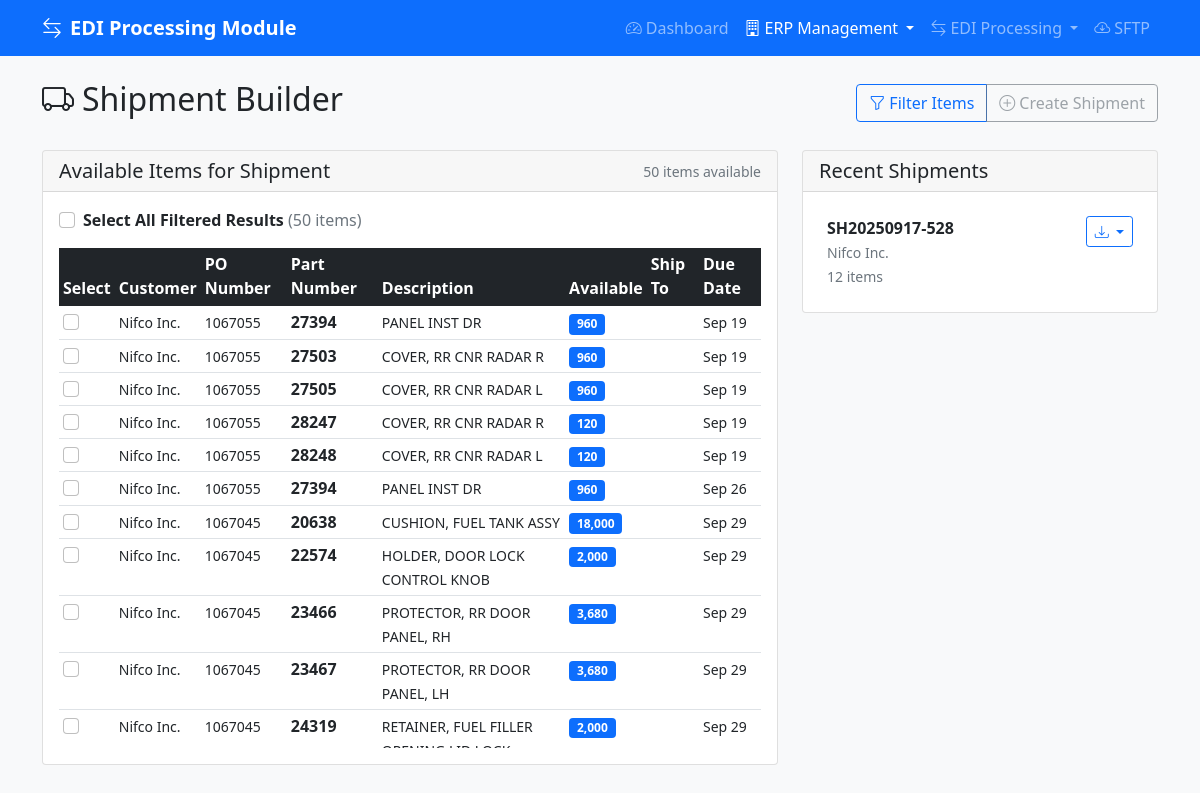
Page /src/public/index.php?page=build_shipment on the committed database.
### tables this page shows
CREATE TABLE `delivery_schedules` (
  `id` int NOT NULL AUTO_INCREMENT,
  `partner_id` int NOT NULL,
  `po_number` varchar(20) NOT NULL,
  `release_number` varchar(10) DEFAULT NULL,
  `po_line` varchar(30) NOT NULL,
  `line_number` int DEFAULT '1',
  `supplier_item` varchar(50) NOT NULL,
  `customer_item` varchar(50) DEFAULT NULL,
  `item_description` varchar(200) DEFAULT NULL,
  `quantity_ordered` int NOT NULL,
  `quantity_received` int DEFAULT '0',
  `quantity_shipped` int DEFAULT '0',
  `promised_date` date NOT NULL,
  `need_by_date` date NOT NULL,
  `ship_to_location_id` int DEFAULT NULL,
  `location_code` varchar(10) DEFAULT NULL,
  `ship_to_description` varchar(100) DEFAULT NULL,
  `uom` varchar(10) DEFAULT 'EACH',
  `unit_price` decimal(10,4) DEFAULT NULL,
  `organization` varchar(50) DEFAULT 'NIFCO',
  `supplier` varchar(100) DEFAULT 'GREENFIELD PRECISION PLASTICS LLC',
  `status` enum('active','shipped','received','cancelled','closed') DEFAULT 'active',
  `priority` enum('low','normal','high','urgent') DEFAULT 'normal',
  `notes` text,
  `edi_transaction_id` int DEFAULT NULL,
  `erp_po_id` int DEFAULT NULL,
  `created_at` timestamp NULL DEFAULT CURRENT_TIMESTAMP,
  `updated_at` timestamp NULL DEFAULT CURRENT_TIMESTAMP ON UPDATE CURRENT_TIMESTAMP,
  PRIMARY KEY (`id`),
  KEY `idx_po_number` (`po_number`),
  KEY `idx_partner_po` (`partner_id`,`po_number`),
  KEY `idx_supplier_item` (`supplier_item`),
  KEY `idx_promised_date` (`promised_date`),
  KEY `idx_status` (`status`),
  CONSTRAINT `delivery_schedules_ibfk_1` FOREIGN KEY (`partner_id`) REFERENCES `trading_partners` (`id`)
);

CREATE TABLE `trading_partners` (
  `id` int NOT NULL AUTO_INCREMENT,
  `partner_code` varchar(20) NOT NULL,
  `name` varchar(100) NOT NULL,
  `edi_id` varchar(15) NOT NULL,
  `edi_standard` enum('X12','EDIFACT','TRADACOMS','CUSTOM') DEFAULT 'X12',
  `edi_version` varchar(10) DEFAULT '004010',
  `date_format` varchar(20) DEFAULT 'MM/DD/YYYY',
  `po_number_format` varchar(50) DEFAULT 'NNNNNN-NNN',
  `default_organization` varchar(100) DEFAULT 'NIFCO',
  `default_supplier` varchar(100) DEFAULT 'GREENFIELD PRECISION PLASTICS LLC',
  `default_uom` varchar(10) DEFAULT 'EACH',
  `field_mappings` json DEFAULT NULL COMMENT 'Customer-specific field name mappings',
  `business_rules` json DEFAULT NULL COMMENT 'Customer-specific business rules and calculations',
  `communication_config` json DEFAULT NULL COMMENT 'SFTP, AS2, API connection details',
  `template_config` json DEFAULT NULL COMMENT 'Import/Export template configurations',
  `connection_type` enum('AS2','SFTP','FTP','VAN','API') DEFAULT 'SFTP',
  `status` enum('active','inactive','testing') DEFAULT 'testing',
  `contact_email` varchar(255) DEFAULT NULL,
  `created_at` timestamp NULL DEFAULT CURRENT_TIMESTAMP,
  `updated_at` timestamp NULL DEFAULT CURRENT_TIMESTAMP ON UPDATE CURRENT_TIMESTAMP,
  PRIMARY KEY (`id`),
  UNIQUE KEY `partner_code` (`partner_code`),
  KEY `idx_partner_code` (`partner_code`),
  KEY `idx_edi_id` (`edi_id`),
  KEY `idx_edi_standard` (`edi_standard`),
  KEY `idx_status_standard` (`status`,`edi_standard`)
);

CREATE TABLE `shipments` (
  `id` int NOT NULL AUTO_INCREMENT,
  `shipment_number` varchar(50) NOT NULL,
  `partner_id` int NOT NULL,
  `po_number` varchar(20) NOT NULL,
  `carrier_name` varchar(100) DEFAULT NULL,
  `carrier_scac` varchar(4) DEFAULT NULL,
  `tracking_number` varchar(100) DEFAULT NULL,
  `bol_number` varchar(50) DEFAULT NULL,
  `ship_date` date NOT NULL,
  `estimated_delivery` date DEFAULT NULL,
  `actual_delivery` date DEFAULT NULL,
  `ship_from_address` text,
  `ship_to_address` text,
  `ship_to_location_id` int DEFAULT NULL,
  `weight` decimal(10,2) DEFAULT NULL,
  `total_weight` decimal(10,2) DEFAULT NULL,
  `weight_uom` varchar(10) DEFAULT 'LB',
  `package_count` int DEFAULT '1',
  `total_packages` int DEFAULT NULL,
  `package_type` varchar(20) DEFAULT 'CTN',
  `status` enum('planned','shipped','delivered','cancelled') DEFAULT 'planned',
  `created_by` varchar(100) DEFAULT NULL,
  `edi_transaction_id` int DEFAULT NULL,
  `edi_856_sent` tinyint(1) DEFAULT '0',
  `edi_856_filename` varchar(255) DEFAULT NULL,
  `notes` text,
  `tracking_url` varchar(500) DEFAULT NULL,
  `actual_ship_date` date DEFAULT NULL,
  `created_at` timestamp NULL DEFAULT CURRENT_TIMESTAMP,
  `updated_at` timestamp NULL DEFAULT CURRENT_TIMESTAMP ON UPDATE CURRENT_TIMESTAMP,
  PRIMARY KEY (`id`),
  UNIQUE KEY `shipment_number` (`shipment_number`),
  KEY `idx_shipment_number` (`shipment_number`),
  KEY `idx_partner_po` (`partner_id`,`po_number`),
  KEY `idx_ship_date` (`ship_date`),
  KEY `idx_status` (`status`)
);

### src/config/database.php (called while the page is built, shortened)
<?php
class DatabaseConfig {
    private static $instance = null;
    private $connection = null;
    private $host;
    private $database;
    private $username;
    private $password;
    private $charset = 'utf8mb4';
    private function loadEnvironmentConfig() {
        $envFile = __DIR__ . '/../../.env';
        if (file_exists($envFile)) {
            $lines = file($envFile, FILE_IGNORE_NEW_LINES | FILE_SKIP_EMPTY_LINES);
            foreach ($lines as $line) {
                if (strpos($line, '=') !== false && !str_starts_with($line, '#')) {
                    list($key, $value) = explode('=', $line, 2);
                    $key = trim($key);
                    $value = trim($value, '"\'');
                }
            }
        }
        $this->host = $_ENV['DB_HOST'] ?? 'localhost';
        $this->database = $_ENV['DB_DATABASE'] ?? 'edi_processing';
        $this->username = $_ENV['DB_USERNAME'] ?? 'root';
        $this->password = $_ENV['DB_PASSWORD'] ?? 'passgas1989';
    }
    private function __construct() {
        try {
            $dsn = "mysql:host={$this->host};dbname={$this->database};charset={$this->charset}";
            $options = [
                PDO::ATTR_ERRMODE => PDO::ERRMODE_EXCEPTION,
                PDO::ATTR_DEFAULT_FETCH_MODE => PDO::FETCH_ASSOC,
                PDO::ATTR_EMULATE_PREPARES => false,
                PDO::MYSQL_ATTR_USE_BUFFERED_QUERY => true,
                PDO::MYSQL_ATTR_SSL_VERIFY_SERVER_CERT => false
            ];
            $this->connection = new PDO($dsn, $this->username, $this->password, $options);
        } catch (PDOException $e) {
            error_log("Database connection failed: " . $e->getMessage());
            throw new Exception("Database connection failed: " . $e->getMessage());
        }
    }
    public static function getInstance() {
        if (self::$instance === null) {
            self::$instance = new self();
        }
        return self::$instance;
    }
    public function getConnection() {
        return $this->connection;
    }
}
?>

### src/templates/build_shipment.php (the view, shortened to what this page needs)
<?php
$sql = "SELECT ds.*, tp.name as customer_name, tp.partner_code,
               sl.location_description, sl.location_code,
               (ds.quantity_ordered - ds.quantity_shipped) as available_qty
        FROM delivery_schedules ds
        JOIN trading_partners tp ON ds.partner_id = tp.id
        LEFT JOIN ship_to_locations sl ON ds.ship_to_location_id = sl.id
        WHERE ds.status = 'active'
        AND (ds.quantity_ordered - ds.quantity_shipped) > 0";
$params = [];
$sql .= " ORDER BY ds.promised_date, ds.supplier_item";
$stmt = $db->getConnection()->prepare($sql);
$stmt->execute($params);
$availableItems = $stmt->fetchAll();
$recentShipmentsStmt = $db->getConnection()->query("
    SELECT s.*, tp.name as customer_name,
           COUNT(si.id) as item_count
    FROM shipments s
    JOIN trading_partners tp ON s.partner_id = tp.id
    LEFT JOIN shipment_items si ON s.id = si.shipment_id
    GROUP BY s.id
    ORDER BY s.created_at DESC
    LIMIT 10
");
$recentShipments = $recentShipmentsStmt->fetchAll();
?>
<div class="row mb-4">
    <div class="col-12">
        <div class="d-flex justify-content-between align-items-center">
            <h2><i class="bi bi-truck me-2"></i>Shipment Builder</h2>
            <div class="btn-group">
                <button type="button" class="btn btn-outline-primary" data-bs-toggle="modal" data-bs-target="#filterModal">
                    <i class="bi bi-funnel me-1"></i>Filter Items
                </button>
                <button type="button" class="btn btn-success" onclick="showCreateShipmentModal()"
                        <?= empty($availableItems) ? 'disabled' : '' ?>>
                    <i class="bi bi-plus-circle me-1"></i>Create Shipment
                </button>
            </div>
        </div>
    </div>
</div>
<div class="row">
    <div class="col-md-8">
        <div class="card">
            <div class="card-header d-flex justify-content-between align-items-center">
                <h5 class="card-title mb-0">Available Items for Shipment</h5>
                <small class="text-muted"><?= count($availableItems) ?> items available</small>
            </div>
            <div class="card-body">
                <?php if (!empty($availableItems)): ?>
                <form id="shipmentForm">
                    <div class="mb-3">
                        <div class="form-check">
                            <input class="form-check-input" type="checkbox" id="selectAll">
                            <label class="form-check-label" for="selectAll">
                            </label>
                        </div>
                    </div>
                    <div class="table-responsive">
                        <table class="table table-sm">
                            <thead class="table-dark">
                                <tr>
                                    <th width="50">Select</th>
                                    <th>Customer</th>
                                    <th>PO Number</th>
                                    <th>Part Number</th>
                                    <th>Description</th>
                                    <th>Available</th>
                                    <th>Ship To</th>
                                    <th>Due Date</th>
                                </tr>
                            </thead>
                            <tbody>
                                <?php foreach ($availableItems as $item): ?>
                                <tr>
                                    <td>
                                        <input class="form-check-input item-checkbox" type="checkbox"
                                               name="selected_items[]" value="<?= $item['id'] ?>"
                                               data-customer="<?= $item['partner_id'] ?>"
                                               data-location="<?= $item['ship_to_location_id'] ?>"
                                               data-location-desc="<?= htmlspecialchars($item['location_description'] ?? '') ?>"
                                               data-po="<?= $item['po_number'] ?>">
                                    </td>
                                    <td><small><?= htmlspecialchars($item['customer_name']) ?></small></td>
                                    <td><small><?= htmlspecialchars($item['po_number']) ?></small></td>
                                    <td><strong><?= htmlspecialchars($item['supplier_item']) ?></strong></td>
                                    <td><small><?= htmlspecialchars($item['item_description']) ?></small></td>
                                    <td>
                                        <span class="badge bg-primary"><?= number_format($item['available_qty']) ?></span>
                                    </td>
                                    <td><small><?= htmlspecialchars($item['location_description']) ?></small></td>
                                    <td><small><?= date('M j', strtotime($item['promised_date'])) ?></small></td>
                                </tr>
                                <?php endforeach; ?>
                            </tbody>
                        </table>
                    </div>
                </form>
                <?php endif; ?>
            </div>
        </div>
    </div>
    <div class="col-md-4">
        <div class="card">
            <div class="card-header">
                <h5 class="card-title mb-0">Recent Shipments</h5>
            </div>
            <div class="card-body">
                <?php if (!empty($recentShipments)): ?>
                <div class="list-group list-group-flush">
                    <?php foreach ($recentShipments as $shipment): ?>
                    <div class="list-group-item d-flex justify-content-between align-items-start p-2">
                        <div>
                            <strong><?= htmlspecialchars($shipment['shipment_number']) ?></strong>
                            <br>
                            <small class="text-muted"><?= htmlspecialchars($shipment['customer_name']) ?></small>
                            <br>
                            <small class="text-muted"><?= $shipment['item_count'] ?> items</small>
                        </div>
                        <div class="btn-group btn-group-sm">
                            <div class="dropdown">
                                <button class="btn btn-outline-primary btn-sm dropdown-toggle" data-bs-toggle="dropdown">
                                    <i class="bi bi-download"></i>
                                </button>
                            </div>
                        </div>
                    </div>
                    <?php endforeach; ?>
                </div>
                <?php endif; ?>
            </div>
        </div>
    </div>
</div>

### src/public/index.php (style rules this page uses)
.table-responsive { max-height: 500px; }

### rows in the picture
delivery_schedules: partner.name "Nifco Inc.", po_number "1067055", supplier_item "27394", item_description "PANEL INST DR", available_qty "960", promised_date "Sep 19"
delivery_schedules: partner.name "Nifco Inc.", po_number "1067055", supplier_item "27503", item_description "COVER, RR CNR RADAR R", available_qty "960", promised_date "Sep 19"
delivery_schedules: partner.name "Nifco Inc.", po_number "1067055", supplier_item "27505", item_description "COVER, RR CNR RADAR L", available_qty "960", promised_date "Sep 19"
delivery_schedules: partner.name "Nifco Inc.", po_number "1067055", supplier_item "28247", item_description "COVER, RR CNR RADAR R", available_qty "120", promised_date "Sep 19"
delivery_schedules: partner.name "Nifco Inc.", po_number "1067055", supplier_item "28248", item_description "COVER, RR CNR RADAR L", available_qty "120", promised_date "Sep 19"
delivery_schedules: partner.name "Nifco Inc.", po_number "1067055", supplier_item "27394", item_description "PANEL INST DR", available_qty "960", promised_date "Sep 26"
delivery_schedules: partner.name "Nifco Inc.", po_number "1067045", supplier_item "20638", item_description "CUSHION, FUEL TANK ASSY", available_qty "18,000", promised_date "Sep 29"
delivery_schedules: partner.name "Nifco Inc.", po_number "1067045", supplier_item "22574", item_description "HOLDER, DOOR LOCK CONTROL KNOB", available_qty "2,000", promised_date "Sep 29"
delivery_schedules: partner.name "Nifco Inc.", po_number "1067045", supplier_item "23466", item_description "PROTECTOR, RR DOOR PANEL, RH", available_qty "3,680", promised_date "Sep 29"
delivery_schedules: partner.name "Nifco Inc.", po_number "1067045", supplier_item "23467", item_description "PROTECTOR, RR DOOR PANEL, LH", available_qty "3,680", promised_date "Sep 29"
delivery_schedules: partner.name "Nifco Inc.", po_number "1067045", supplier_item "24319", item_description "RETAINER, FUEL FILLER…", available_qty "2,000", promised_date "Sep 29"
shipments: shipment_number "SH20250917-528", trading_partners.name "Nifco Inc.", item_count "12"

### other values in the picture
AppConfig::APP_NAME "EDI Processing Module"
count($availableItems) "50"
